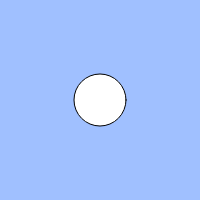
Frame 1 (no input)
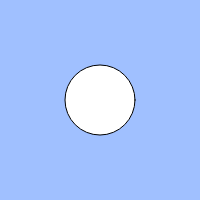
Frame 60 (no input)
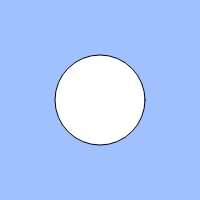
Frame 120 (the mouse pressed at the canvas centre since frame 60)

The p5.js sketch that drew these frames (run headless with seeded random() and noise() and a simulated clock; from frame 60 on, the mouse is pressed at the canvas centre):

// p5.js sketch
// ── sketch.js
// 練習問題「心臓の鼓動のように大きくなったり小さくなったりする円」
let count;
let cycle;
let size;

function setup(){
  createCanvas(200, 200);
  count = 0;
  cycle = 100;
  size = 50;
}

function draw(){
  background(160, 192, 255);
  count = (count + 1) % cycle;
  // BLANK[1]
  if (keyIsPressed){
    count = (count +2) % cycle;
  }
  else{
    count = (count +1) % cycle;
  }
  if (count < cycle/2){
    size = count +50;
  }
  else{
    size = (cycle - count) +50;
  }
  ellipse(width / 2, height / 2, size);
}
